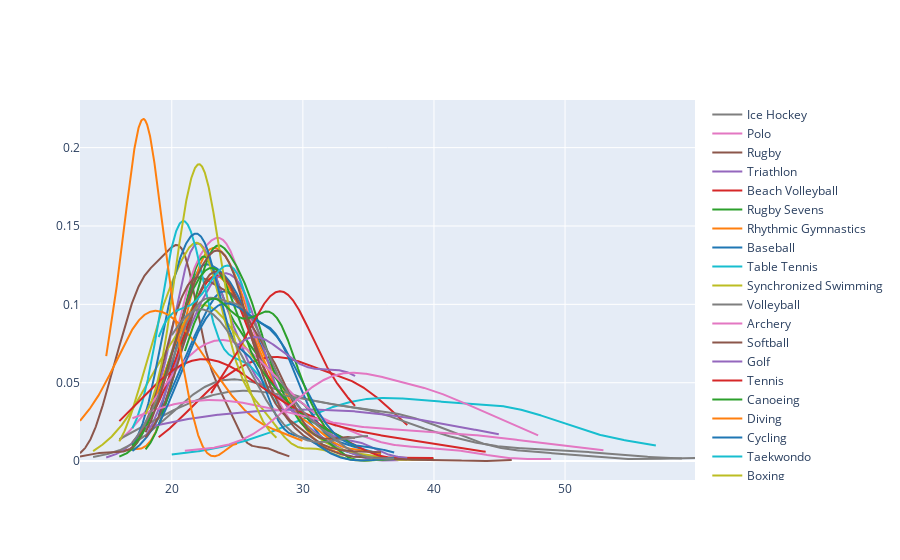

Notebook code for this chart:
### Code cell
#Heatmap
age_data = []
sport_names = []
unique_athletes = athletes.drop_duplicates(subset=['Name', 'region'])
selected_sports = ['Basketball', 'Judo', 'Football', 'Tug-Of-War', 'Athletics',
                   'Swimming', 'Badminton', 'Sailing', 'Gymnastics',
                   'Art Competitions', 'Handball', 'Weightlifting', 'Wrestling',
                   'Water Polo', 'Hockey', 'Rowing', 'Fencing',
                   'Shooting', 'Boxing', 'Taekwondo', 'Cycling', 'Diving', 'Canoeing',
                   'Tennis', 'Golf', 'Softball', 'Archery',
                   'Volleyball', 'Synchronized Swimming', 'Table Tennis', 'Baseball',
                   'Rhythmic Gymnastics', 'Rugby Sevens',
                   'Beach Volleyball', 'Triathlon', 'Rugby', 'Polo', 'Ice Hockey']
for sport in selected_sports:
    filtered_sport_df = unique_athletes[unique_athletes['Sport'] == sport]
    age_data.append(filtered_sport_df[filtered_sport_df['Medal'] == 'Gold']['Age'].dropna())
    sport_names.append(sport)

fig = ff.create_distplot(age_data, sport_names, show_hist=False, show_rug=False)
fig.show()

### Figure 1 — Plotly figure (JSON) as saved in the notebook; plotly's stock layout.template omitted (floating-point values rounded to 4 significant figures; data arrays with more than 128 entries replaced by an {"elided": "..."} marker saying what was removed)
{"data": [{"legendgroup": "Basketball", "marker": {"color": "rgb(31, 119, 180)"}, "mode": "lines", "name": "Basketball", "showlegend": true, "type": "scatter", "x": {"elided": "500 float values"}, "xaxis": "x", "y": {"elided": "500 float values"}, "yaxis": "y"}, {"legendgroup": "Judo", "marker": {"color": "rgb(255, 127, 14)"}, "mode": "lines", "name": "Judo", "showlegend": true, "type": "scatter", "x": {"elided": "500 float values"}, "xaxis": "x", "y": {"elided": "500 float values"}, "yaxis": "y"}, {"legendgroup": "Football", "marker": {"color": "rgb(44, 160, 44)"}, "mode": "lines", "name": "Football", "showlegend": true, "type": "scatter", "x": {"elided": "500 float values"}, "xaxis": "x", "y": {"elided": "500 float values"}, "yaxis": "y"}, {"legendgroup": "Tug-Of-War", "marker": {"color": "rgb(214, 39, 40)"}, "mode": "lines", "name": "Tug-Of-War", "showlegend": true, "type": "scatter", "x": {"elided": "500 float values"}, "xaxis": "x", "y": {"elided": "500 float values"}, "yaxis": "y"}, {"legendgroup": "Athletics", "marker": {"color": "rgb(148, 103, 189)"}, "mode": "lines", "name": "Athletics", "showlegend": true, "type": "scatter", "x": {"elided": "500 float values"}, "xaxis": "x", "y": {"elided": "500 float values"}, "yaxis": "y"}, {"legendgroup": "Swimming", "marker": {"color": "rgb(140, 86, 75)"}, "mode": "lines", "name": "Swimming", "showlegend": true, "type": "scatter", "x": {"elided": "500 float values"}, "xaxis": "x", "y": {"elided": "500 float values"}, "yaxis": "y"}, {"legendgroup": "Badminton", "marker": {"color": "rgb(227, 119, 194)"}, "mode": "lines", "name": "Badminton", "showlegend": true, "type": "scatter", "x": {"elided": "500 float values"}, "xaxis": "x", "y": {"elided": "500 float values"}, "yaxis": "y"}, {"legendgroup": "Sailing", "marker": {"color": "rgb(127, 127, 127)"}, "mode": "lines", "name": "Sailing", "showlegend": true, "type": "scatter", "x": {"elided": "500 float values"}, "xaxis": "x", "y": {"elided": "500 float values"}, "yaxis": "y"}, {"legendgroup": "Gymnastics", "marker": {"color": "rgb(188, 189, 34)"}, "mode": "lines", "name": "Gymnastics", "showlegend": true, "type": "scatter", "x": {"elided": "500 float values"}, "xaxis": "x", "y": {"elided": "500 float values"}, "yaxis": "y"}, {"legendgroup": "Art Competitions", "marker": {"color": "rgb(23, 190, 207)"}, "mode": "lines", "name": "Art Competitions", "showlegend": true, "type": "scatter", "x": {"elided": "500 float values"}, "xaxis": "x", "y": {"elided": "500 float values"}, "yaxis": "y"}, {"legendgroup": "Handball", "marker": {"color": "rgb(31, 119, 180)"}, "mode": "lines", "name": "Handball", "showlegend": true, "type": "scatter", "x": {"elided": "500 float values"}, "xaxis": "x", "y": {"elided": "500 float values"}, "yaxis": "y"}, {"legendgroup": "Weightlifting", "marker": {"color": "rgb(255, 127, 14)"}, "mode": "lines", "name": "Weightlifting", "showlegend": true, "type": "scatter", "x": {"elided": "500 float values"}, "xaxis": "x", "y": {"elided": "500 float values"}, "yaxis": "y"}, {"legendgroup": "Wrestling", "marker": {"color": "rgb(44, 160, 44)"}, "mode": "lines", "name": "Wrestling", "showlegend": true, "type": "scatter", "x": {"elided": "500 float values"}, "xaxis": "x", "y": {"elided": "500 float values"}, "yaxis": "y"}, {"legendgroup": "Water Polo", "marker": {"color": "rgb(214, 39, 40)"}, "mode": "lines", "name": "Water Polo", "showlegend": true, "type": "scatter", "x": {"elided": "500 float values"}, "xaxis": "x", "y": {"elided": "500 float values"}, "yaxis": "y"}, {"legendgroup": "Hockey", "marker": {"color": "rgb(148, 103, 189)"}, "mode": "lines", "name": "Hockey", "showlegend": true, "type": "scatter", "x": {"elided": "500 float values"}, "xaxis": "x", "y": {"elided": "500 float values"}, "yaxis": "y"}, {"legendgroup": "Rowing", "marker": {"color": "rgb(140, 86, 75)"}, "mode": "lines", "name": "Rowing", "showlegend": true, "type": "scatter", "x": {"elided": "500 float values"}, "xaxis": "x", "y": {"elided": "500 float values"}, "yaxis": "y"}, {"legendgroup": "Fencing", "marker": {"color": "rgb(227, 119, 194)"}, "mode": "lines", "name": "Fencing", "showlegend": true, "type": "scatter", "x": {"elided": "500 float values"}, "xaxis": "x", "y": {"elided": "500 float values"}, "yaxis": "y"}, {"legendgroup": "Shooting", "marker": {"color": "rgb(127, 127, 127)"}, "mode": "lines", "name": "Shooting", "showlegend": true, "type": "scatter", "x": {"elided": "500 float values"}, "xaxis": "x", "y": {"elided": "500 float values"}, "yaxis": "y"}, {"legendgroup": "Boxing", "marker": {"color": "rgb(188, 189, 34)"}, "mode": "lines", "name": "Boxing", "showlegend": true, "type": "scatter", "x": {"elided": "500 float values"}, "xaxis": "x", "y": {"elided": "500 float values"}, "yaxis": "y"}, {"legendgroup": "Taekwondo", "marker": {"color": "rgb(23, 190, 207)"}, "mode": "lines", "name": "Taekwondo", "showlegend": true, "type": "scatter", "x": {"elided": "500 float values"}, "xaxis": "x", "y": {"elided": "500 float values"}, "yaxis": "y"}, {"legendgroup": "Cycling", "marker": {"color": "rgb(31, 119, 180)"}, "mode": "lines", "name": "Cycling", "showlegend": true, "type": "scatter", "x": {"elided": "500 float values"}, "xaxis": "x", "y": {"elided": "500 float values"}, "yaxis": "y"}, {"legendgroup": "Diving", "marker": {"color": "rgb(255, 127, 14)"}, "mode": "lines", "name": "Diving", "showlegend": true, "type": "scatter", "x": {"elided": "500 float values"}, "xaxis": "x", "y": {"elided": "500 float values"}, "yaxis": "y"}, {"legendgroup": "Canoeing", "marker": {"color": "rgb(44, 160, 44)"}, "mode": "lines", "name": "Canoeing", "showlegend": true, "type": "scatter", "x": {"elided": "500 float values"}, "xaxis": "x", "y": {"elided": "500 float values"}, "yaxis": "y"}, {"legendgroup": "Tennis", "marker": {"color": "rgb(214, 39, 40)"}, "mode": "lines", "name": "Tennis", "showlegend": true, "type": "scatter", "x": {"elided": "500 float values"}, "xaxis": "x", "y": {"elided": "500 float values"}, "yaxis": "y"}, {"legendgroup": "Golf", "marker": {"color": "rgb(148, 103, 189)"}, "mode": "lines", "name": "Golf", "showlegend": true, "type": "scatter", "x": {"elided": "500 float values"}, "xaxis": "x", "y": {"elided": "500 float values"}, "yaxis": "y"}, {"legendgroup": "Softball", "marker": {"color": "rgb(140, 86, 75)"}, "mode": "lines", "name": "Softball", "showlegend": true, "type": "scatter", "x": {"elided": "500 float values"}, "xaxis": "x", "y": {"elided": "500 float values"}, "yaxis": "y"}, {"legendgroup": "Archery", "marker": {"color": "rgb(227, 119, 194)"}, "mode": "lines", "name": "Archery", "showlegend": true, "type": "scatter", "x": {"elided": "500 float values"}, "xaxis": "x", "y": {"elided": "500 float values"}, "yaxis": "y"}, {"legendgroup": "Volleyball", "marker": {"color": "rgb(127, 127, 127)"}, "mode": "lines", "name": "Volleyball", "showlegend": true, "type": "scatter", "x": {"elided": "500 float values"}, "xaxis": "x", "y": {"elided": "500 float values"}, "yaxis": "y"}, {"legendgroup": "Synchronized Swimming", "marker": {"color": "rgb(188, 189, 34)"}, "mode": "lines", "name": "Synchronized Swimming", "showlegend": true, "type": "scatter", "x": {"elided": "500 float values"}, "xaxis": "x", "y": {"elided": "500 float values"}, "yaxis": "y"}, {"legendgroup": "Table Tennis", "marker": {"color": "rgb(23, 190, 207)"}, "mode": "lines", "name": "Table Tennis", "showlegend": true, "type": "scatter", "x": {"elided": "500 float values"}, "xaxis": "x", "y": {"elided": "500 float values"}, "yaxis": "y"}, {"legendgroup": "Baseball", "marker": {"color": "rgb(31, 119, 180)"}, "mode": "lines", "name": "Baseball", "showlegend": true, "type": "scatter", "x": {"elided": "500 float values"}, "xaxis": "x", "y": {"elided": "500 float values"}, "yaxis": "y"}, {"legendgroup": "Rhythmic Gymnastics", "marker": {"color": "rgb(255, 127, 14)"}, "mode": "lines", "name": "Rhythmic Gymnastics", "showlegend": true, "type": "scatter", "x": {"elided": "500 float values"}, "xaxis": "x", "y": {"elided": "500 float values"}, "yaxis": "y"}, {"legendgroup": "Rugby Sevens", "marker": {"color": "rgb(44, 160, 44)"}, "mode": "lines", "name": "Rugby Sevens", "showlegend": true, "type": "scatter", "x": {"elided": "500 float values"}, "xaxis": "x", "y": {"elided": "500 float values"}, "yaxis": "y"}, {"legendgroup": "Beach Volleyball", "marker": {"color": "rgb(214, 39, 40)"}, "mode": "lines", "name": "Beach Volleyball", "showlegend": true, "type": "scatter", "x": {"elided": "500 float values"}, "xaxis": "x", "y": {"elided": "500 float values"}, "yaxis": "y"}, {"legendgroup": "Triathlon", "marker": {"color": "rgb(148, 103, 189)"}, "mode": "lines", "name": "Triathlon", "showlegend": true, "type": "scatter", "x": {"elided": "500 float values"}, "xaxis": "x", "y": {"elided": "500 float values"}, "yaxis": "y"}, {"legendgroup": "Rugby", "marker": {"color": "rgb(140, 86, 75)"}, "mode": "lines", "name": "Rugby", "showlegend": true, "type": "scatter", "x": {"elided": "500 float values"}, "xaxis": "x", "y": {"elided": "500 float values"}, "yaxis": "y"}, {"legendgroup": "Polo", "marker": {"color": "rgb(227, 119, 194)"}, "mode": "lines", "name": "Polo", "showlegend": true, "type": "scatter", "x": {"elided": "500 float values"}, "xaxis": "x", "y": {"elided": "500 float values"}, "yaxis": "y"}, {"legendgroup": "Ice Hockey", "marker": {"color": "rgb(127, 127, 127)"}, "mode": "lines", "name": "Ice Hockey", "showlegend": true, "type": "scatter", "x": {"elided": "500 float values"}, "xaxis": "x", "y": {"elided": "500 float values"}, "yaxis": "y"}], "layout": {"autosize": true, "barmode": "overlay", "hovermode": "closest", "legend": {"traceorder": "reversed"}, "xaxis": {"anchor": "y2", "autorange": true, "domain": [0, 1], "range": [13, 59.91], "type": "linear", "zeroline": false}, "yaxis": {"anchor": "free", "autorange": true, "domain": [0, 1], "position": 0, "range": [-0.01206, 0.2304], "type": "linear"}}}
